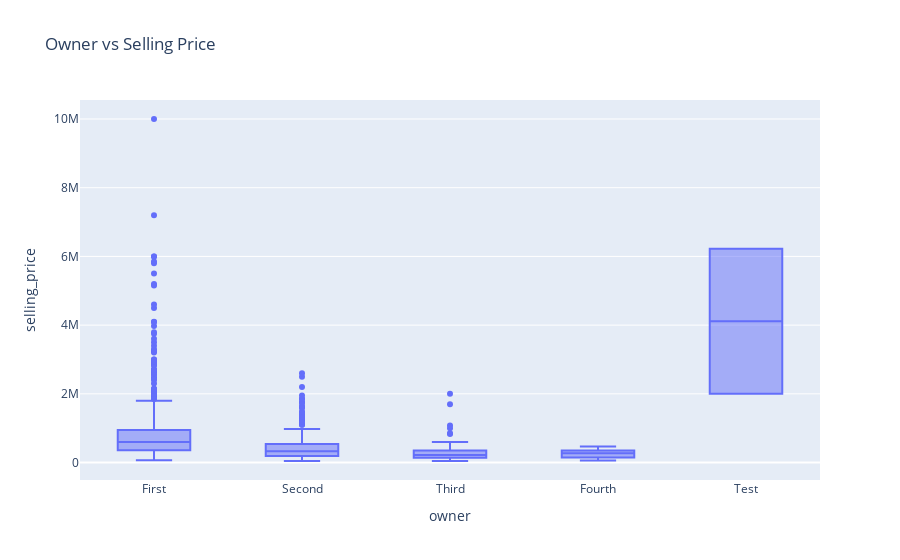

Write notebook code for a chart like this one.
### Code cell
fig = px.box(df, x="owner", y="selling_price",title='Owner vs Selling Price')
fig.show()

### Figure 1 — Plotly figure (JSON) as saved in the notebook; plotly's stock layout.template omitted (floating-point values rounded to 4 significant figures; data arrays with more than 128 entries replaced by an {"elided": "..."} marker saying what was removed)
{"data": [{"alignmentgroup": "True", "hovertemplate": "owner=%{x}<br>selling_price=%{y}<extra></extra>", "legendgroup": "", "marker": {"color": "#636efa"}, "name": "", "notched": false, "offsetgroup": "", "orientation": "v", "showlegend": false, "type": "box", "x": {"elided": "920 str values"}, "x0": " ", "xaxis": "x", "y": {"elided": "920 int values"}, "y0": " ", "yaxis": "y"}], "layout": {"boxmode": "group", "legend": {"tracegroupgap": 0}, "title": {"text": "Owner vs Selling Price"}, "xaxis": {"anchor": "y", "domain": [0, 1], "title": {"text": "owner"}}, "yaxis": {"anchor": "x", "domain": [0, 1], "title": {"text": "selling_price"}}}}
